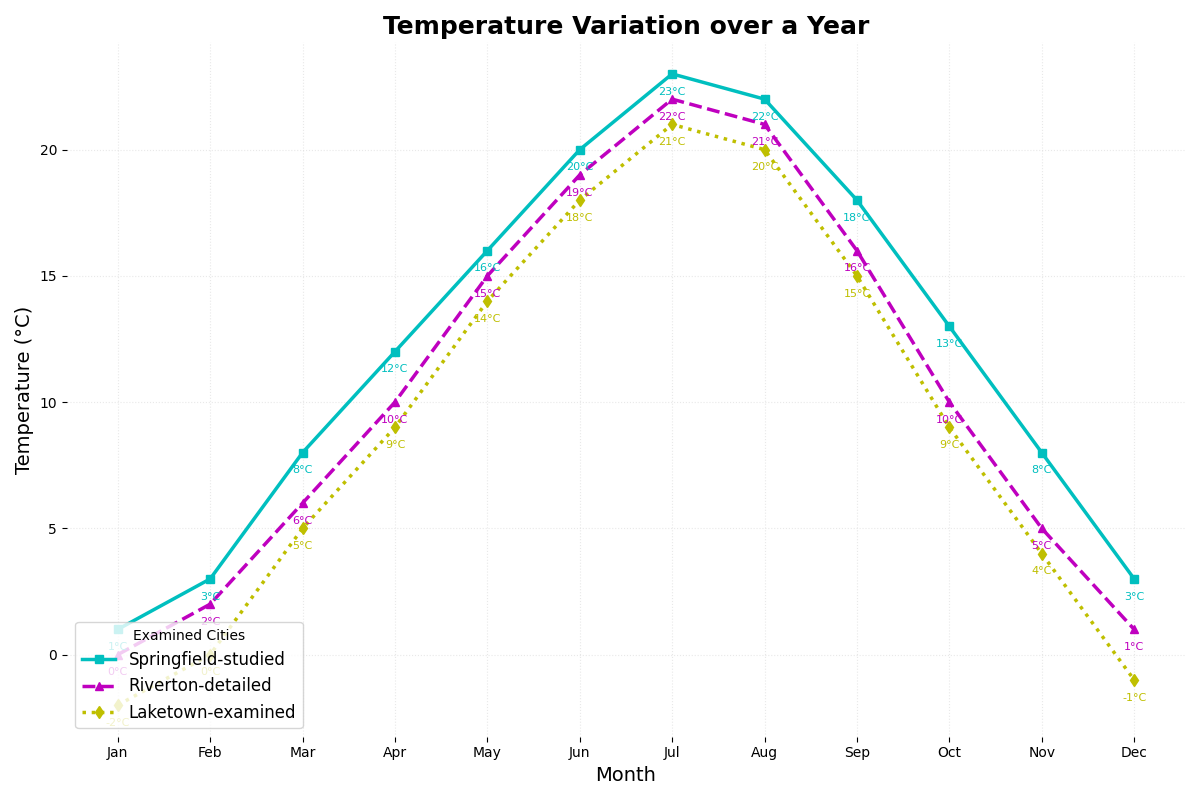

The Python source for this figure:
import matplotlib.pyplot as plt
import numpy as np

# Time (in months)
months = np.array(['Jan', 'Feb', 'Mar', 'Apr', 'May', 'Jun', 'Jul', 'Aug', 'Sep', 'Oct', 'Nov', 'Dec'])

# Temperature data (in degrees Celsius)
springfield_temps = np.array([1, 3, 8, 12, 16, 20, 23, 22, 18, 13, 8, 3])
riverton_temps = np.array([0, 2, 6, 10, 15, 19, 22, 21, 16, 10, 5, 1])
laketown_temps = np.array([-2, 0, 5, 9, 14, 18, 21, 20, 15, 9, 4, -1])

# Create the plot
fig, ax = plt.subplots(figsize=(12, 8))

# Plot the temperature data
ax.plot(months, springfield_temps, marker='s', linestyle='-', color='c', label='Springfield-studied', linewidth=2.5)
ax.plot(months, riverton_temps, marker='^', linestyle='--', color='m', label='Riverton-detailed', linewidth=2.5)
ax.plot(months, laketown_temps, marker='d', linestyle=':', color='y', label='Laketown-examined', linewidth=2.5)

# Set titles and labels
ax.set_title('Temperature Variation over a Year', fontsize=18, fontweight='bold')
ax.set_xlabel('Month', fontsize=14)
ax.set_ylabel('Temperature (°C)', fontsize=14)

# Add legend with altered position
ax.legend(title='Examined Cities', fontsize=12, loc='lower left')

# Change grid style for aesthetic
ax.grid(True, linestyle=':', which='both', color='lightgrey', alpha=0.5)

# Alter border visibility
for spine in ax.spines.values():
    spine.set_visible(False)

# Annotate specific points for better emphasis
for i in range(len(months)):
    ax.annotate(f"{springfield_temps[i]}°C", (months[i], springfield_temps[i]), textcoords="offset points", xytext=(0,-15), ha='center', fontsize=8, color='c')
    ax.annotate(f"{riverton_temps[i]}°C", (months[i], riverton_temps[i]), textcoords="offset points", xytext=(0,-15), ha='center', fontsize=8, color='m')
    ax.annotate(f"{laketown_temps[i]}°C", (months[i], laketown_temps[i]), textcoords="offset points", xytext=(0,-15), ha='center', fontsize=8, color='y')

# Adjust layout to prevent overlapping
plt.tight_layout()

# Show the plot
plt.show()
